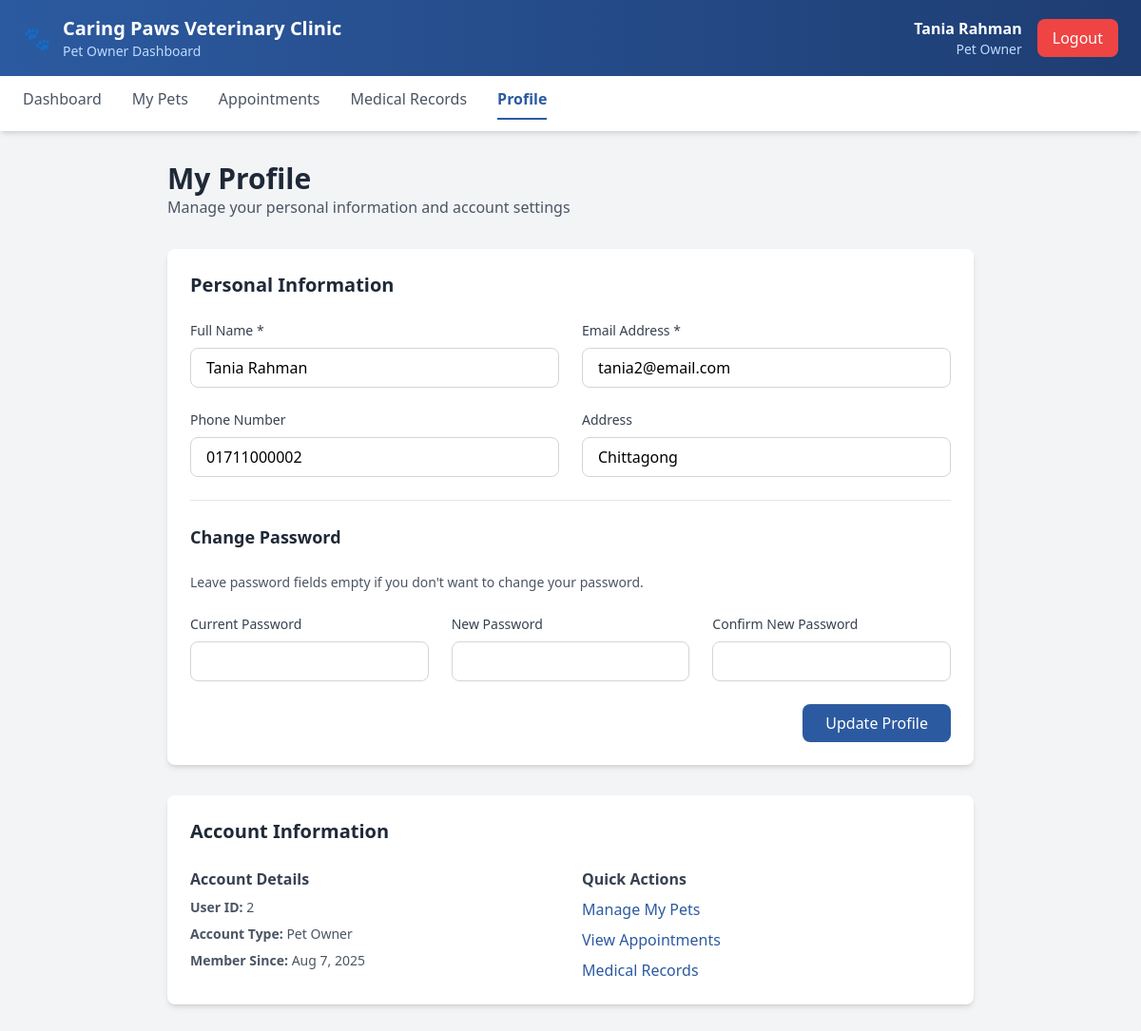
The app's page /user/profile.php (signed in) with its own data.
### tables this page shows
CREATE TABLE `users` (
  `user_id` int(11) NOT NULL,
  `name` varchar(100) DEFAULT NULL,
  `email` varchar(100) DEFAULT NULL,
  `phone` varchar(20) DEFAULT NULL,
  `password` varchar(255) DEFAULT NULL,
  `address` text DEFAULT NULL
);

### user/profile.php (the view, shortened to what this page needs)
<?php
$clinic_name = "Caring Paws Veterinary Clinic";
require_once '../config.php';
$user_id = $_SESSION['user_id'];
$user_data = [];
try {
    $stmt = $pdo->prepare("SELECT * FROM users WHERE user_id = ?");
    $stmt->execute([$user_id]);
    $user_data = $stmt->fetch(PDO::FETCH_ASSOC);
} catch(PDOException $e) {
    $error_message = "Failed to load profile.";
}
?>
<!DOCTYPE html>
<html lang="en">
<head>
    <script src="https://cdn.tailwindcss.com"></script>
</head>
<body class="bg-gray-100">
    <header class="bg-gradient-to-r from-vet-blue to-vet-dark-blue text-white shadow-lg">
        <div class="max-w-7xl mx-auto px-6 py-4">
            <div class="flex justify-between items-center">
                <div class="flex items-center">
                    <span class="text-2xl mr-3">🐾</span>
                    <div>
                        <h1 class="text-xl font-bold"><?php echo $clinic_name; ?></h1>
                        <p class="text-blue-200 text-sm">Pet Owner Dashboard</p>
                    </div>
                </div>
                <div class="flex items-center space-x-4">
                    <div class="text-right">
                        <p class="font-semibold"><?php echo htmlspecialchars($_SESSION['user_name']); ?></p>
                        <p class="text-blue-200 text-sm">Pet Owner</p>
                    </div>
                    <a href="../index.php?logout=1" class="bg-red-500 hover:bg-red-600 px-4 py-2 rounded-lg transition-colors">
                        Logout
                    </a>
                </div>
            </div>
        </div>
    </header>
    <nav class="bg-white shadow-md">
        <div class="max-w-7xl mx-auto px-6 py-3">
            <div class="flex space-x-8">
                <a href="dashboard.php" class="text-gray-600 hover:text-vet-blue transition-colors">Dashboard</a>
                <a href="pets.php" class="text-gray-600 hover:text-vet-blue transition-colors">My Pets</a>
                <a href="appointments.php" class="text-gray-600 hover:text-vet-blue transition-colors">Appointments</a>
                <a href="medical_records.php" class="text-gray-600 hover:text-vet-blue transition-colors">Medical Records</a>
                <a href="profile.php" class="text-vet-blue font-semibold border-b-2 border-vet-blue pb-2">Profile</a>
            </div>
        </div>
    </nav>
    <div class="max-w-4xl mx-auto px-6 py-8">
        <div class="mb-8">
            <h1 class="text-3xl font-bold text-gray-800">My Profile</h1>
            <p class="text-gray-600">Manage your personal information and account settings</p>
        </div>
        <div class="bg-white rounded-lg shadow-md p-6">
            <h2 class="text-xl font-bold text-gray-800 mb-6">Personal Information</h2>
            <form method="POST" class="space-y-6">
                <div class="grid grid-cols-1 md:grid-cols-2 gap-6">
                    <div>
                        <label class="block text-sm font-medium text-gray-700 mb-2">Full Name *</label>
                        <input type="text" name="name" value="<?php echo htmlspecialchars($user_data['name'] ?? ''); ?>" required class="w-full px-4 py-2 border border-gray-300 rounded-lg focus:ring-2 focus:ring-vet-blue focus:border-transparent">
                    </div>
                    <div>
                        <label class="block text-sm font-medium text-gray-700 mb-2">Email Address *</label>
                        <input type="email" name="email" value="<?php echo htmlspecialchars($user_data['email'] ?? ''); ?>" required class="w-full px-4 py-2 border border-gray-300 rounded-lg focus:ring-2 focus:ring-vet-blue focus:border-transparent">
                    </div>
                    <div>
                        <label class="block text-sm font-medium text-gray-700 mb-2">Phone Number</label>
                        <input type="tel" name="phone" value="<?php echo htmlspecialchars($user_data['phone'] ?? ''); ?>" class="w-full px-4 py-2 border border-gray-300 rounded-lg focus:ring-2 focus:ring-vet-blue focus:border-transparent">
                    </div>
                    <div>
                        <label class="block text-sm font-medium text-gray-700 mb-2">Address</label>
                        <input type="text" name="address" value="<?php echo htmlspecialchars($user_data['address'] ?? ''); ?>" class="w-full px-4 py-2 border border-gray-300 rounded-lg focus:ring-2 focus:ring-vet-blue focus:border-transparent">
                    </div>
                </div>
                <hr class="my-8">
                <h3 class="text-lg font-semibold text-gray-800 mb-4">Change Password</h3>
                <p class="text-sm text-gray-600 mb-4">Leave password fields empty if you don't want to change your password.</p>
                <div class="grid grid-cols-1 md:grid-cols-3 gap-6">
                    <div>
                        <label class="block text-sm font-medium text-gray-700 mb-2">Current Password</label>
                        <input type="password" name="current_password" class="w-full px-4 py-2 border border-gray-300 rounded-lg focus:ring-2 focus:ring-vet-blue focus:border-transparent">
                    </div>
                    <div>
                        <label class="block text-sm font-medium text-gray-700 mb-2">New Password</label>
                        <input type="password" name="new_password" class="w-full px-4 py-2 border border-gray-300 rounded-lg focus:ring-2 focus:ring-vet-blue focus:border-transparent">
                    </div>
                    <div>
                        <label class="block text-sm font-medium text-gray-700 mb-2">Confirm New Password</label>
                        <input type="password" name="confirm_password" class="w-full px-4 py-2 border border-gray-300 rounded-lg focus:ring-2 focus:ring-vet-blue focus:border-transparent">
                    </div>
                </div>
                <div class="flex justify-end space-x-4">
                    <button type="submit" class="bg-vet-blue hover:bg-vet-dark-blue text-white px-6 py-2 rounded-lg transition-colors">
                        Update Profile
                    </button>
                </div>
            </form>
        </div>
        <div class="mt-8 bg-white rounded-lg shadow-md p-6">
            <h2 class="text-xl font-bold text-gray-800 mb-6">Account Information</h2>
            <div class="grid grid-cols-1 md:grid-cols-2 gap-6">
                <div>
                    <h3 class="font-semibold text-gray-700 mb-2">Account Details</h3>
                    <div class="space-y-2 text-sm text-gray-600">
                        <p><strong>User ID:</strong> <?php echo $user_data['user_id'] ?? 'N/A'; ?></p>
                        <p><strong>Account Type:</strong> Pet Owner</p>
                        <p><strong>Member Since:</strong> <?php echo date('M j, Y', strtotime($user_data['created_at'] ?? 'now')); ?></p>
                    </div>
                </div>
                <div>
                    <h3 class="font-semibold text-gray-700 mb-2">Quick Actions</h3>
                    <div class="space-y-2">
                        <a href="pets.php" class="block text-vet-blue hover:text-vet-dark-blue transition-colors">Manage My Pets</a>
                        <a href="appointments.php" class="block text-vet-blue hover:text-vet-dark-blue transition-colors">View Appointments</a>
                        <a href="medical_records.php" class="block text-vet-blue hover:text-vet-dark-blue transition-colors">Medical Records</a>
                    </div>
                </div>
            </div>
        </div>
    </div>
</body>
</html>

### records on screen
users: name "Tania Rahman", email "tania2@email.com", phone "01711000002", address "Chittagong", user_id "2"

### other values on screen
$clinic_name "Caring Paws Veterinary Clinic"
$_SESSION['user_name'] "Tania Rahman"
date('M j, Y', strtotime($user_data['created_at'] ?? 'now')) "Aug 7, 2025"
